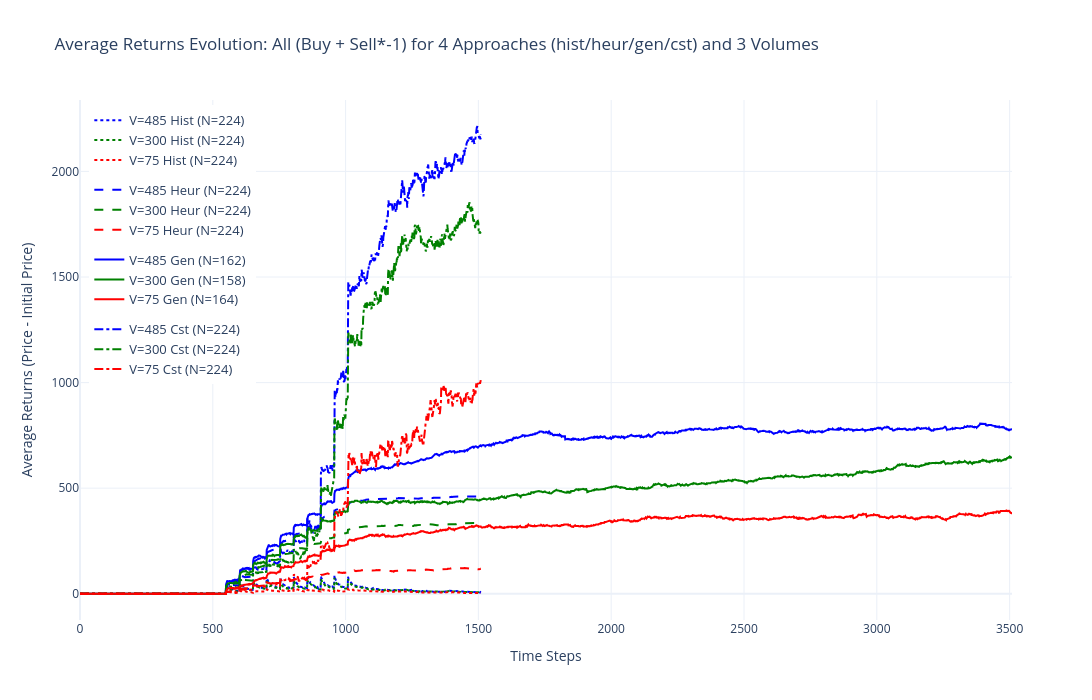

Source (notebook cell):
### Code cell
# ===== Compare 4 approaches: hist / heur / gen / cst for multiple volumes =====

# --- Define experiment configs for each volume ---
# You can fill in the experiment names for vol2 and vol3 below

volume_experiments = {
    "vol1": {  # 485
        "label": "V=485",
        "color": "blue",
        "approaches": {
            "hist": {
                "buy": 'exp_11_20251002_233705_hist_buy_485_b0_b7',
                "sell": 'exp_12_20251002_234327_hist_sell_485_b0_b7',
            },
            "heur": {
                "buy": 'exp_17_20251002_210350_heur_buy_485_b0_b7',
                "sell": 'exp_18_20251002_210917_heur_sell_485_b0_b7',
            },
            "gen": {
                "buy": 'exp_5_20250923_202808_gen_buy_485_b0_b7',
                "sell": 'exp_6_20250924_005646_gen_sell_485_b0_b7',
            },
            "cst": {
                "buy": 'exp_23_20251204_174747_cst_buy_485_b0_b7',
                "sell": 'exp_24_20251204_174820_cst_sell_485_b0_b7',
            }
        }
    },
    "vol2": {  # 300
        "label": "V=300",
        "color": "green",
        "approaches": {
            "hist": {
                "buy": 'exp_9_20251002_232519_hist_buy_300_b0_b7',
                "sell": 'exp_10_20251002_233013_hist_sell_300_b0_b7',
            },
            "heur": {
                "buy": 'exp_15_20251002_171016_heur_buy_300_b0_b7',
                "sell": 'exp_16_20251002_201550_heur_sell_300_b0_b7',
            },
            "gen": {
                "buy": 'exp_3_20250923_104218_gen_buy_300_b0_b7',
                "sell": 'exp_4_20250923_154415_gen_sell_300_b0_b7',
            },
            "cst": {
                "buy": 'exp_21_20251204_174617_cst_buy_300_b0_b7',
                "sell": 'exp_22_20251204_174707_cst_sell_300_b0_b7',
            }
        }
    },
    "vol3": {  # 75
        "label": "V=75",
        "color": "red",
        "approaches": {
            "hist": {
                "buy": 'exp_7_20251006_133342_hist_buy_75_b0_b7',
                "sell": 'exp_8_20251006_143539_hist_sell_75_b0_b7',
            },
            "heur": {
                "buy": 'exp_13_20251006_132251_heur_buy_75_b0_b7',
                "sell": 'exp_14_20251006_132807_heur_sell_75_b0_b7',
            },
            "gen": {
                "buy": 'exp_1_20251005_220723_gen_buy_75_b0_b7',
                "sell": 'exp_2_20251006_023201_gen_sell_75_b0_b7',
            },
            "cst": {
                "buy": 'exp_19_20251204_174250_cst_buy_75_b0_b7',
                "sell": 'exp_20_20251204_174357_cst_sell_75_b0_b7',
            }
        }
    }
}

# --- Line style for each approach ---
approach_linestyle = {
    "hist": "dot",
    "heur": "dash",
    "gen": "solid",
    "cst": "dashdot"
}

approach_labels = {
    "hist": "Hist",
    "heur": "Heur",
    "gen": "Gen",
    "cst": "Cst"
}

sample_day_map = pd.read_csv(f'/app/batches_equal_sample_day_map.csv')

# --- Load and process data for all volumes and approaches ---
all_returns_stats = {}

for vol_key, vol_cfg in volume_experiments.items():
    all_returns_stats[vol_key] = {}
    for approach, exp in vol_cfg["approaches"].items():
        # Load sample indices after book filtration
        try:
            merged_buy_indx = pd.read_csv(f'/app/data_saved/b0_b7_aggresive/{exp["buy"]}/samples_after_book_filtration.csv')
            merged_sell_indx = pd.read_csv(f'/app/data_saved/b0_b7_aggresive/{exp["sell"]}/samples_after_book_filtration.csv')
        except Exception as e:
            print(f"Skip {vol_key}-{approach}: {e}")
            continue
        buy_sample_indices = set(merged_buy_indx['samples after book filtration'])
        sell_sample_indices = set(merged_sell_indx['samples after book filtration'])
        common_sample_indices_set = buy_sample_indices & sell_sample_indices

        # Load full filtered_merged.pkl for buy/sell
        try:
            with open(f'/app/data_saved/b0_b7_aggresive/{exp["buy"]}/filtered_merged.pkl', 'rb') as f:
                merged_buy_full = pickle.load(f)
            with open(f'/app/data_saved/b0_b7_aggresive/{exp["sell"]}/filtered_merged.pkl', 'rb') as f:
                merged_sell_full = pickle.load(f)
        except Exception as e:
            print(f"Skip {vol_key}-{approach}: {e}")
            continue

        # Filter to only common sample indices
        merged_buy = merged_buy_full[merged_buy_full.id.isin(common_sample_indices_set)].copy()
        merged_sell = merged_sell_full[merged_sell_full.id.isin(common_sample_indices_set)].copy()

        # Add suffix to id to distinguish buy/sell
        merged_buy_prefixed = merged_buy.copy()
        merged_buy_prefixed['id'] = merged_buy_prefixed['id'].astype(str) + '_buy'
        merged_sell_prefixed = merged_sell.copy()
        merged_sell_prefixed['id'] = merged_sell_prefixed['id'].astype(str) + '_sell'

        # Combine buy and sell
        combined_df = pd.concat([merged_buy_prefixed, merged_sell_prefixed], ignore_index=True)

        # --- Compute returns ---
        all_returns = []
        buy_returns = []
        sell_returns = []

        for _, row in combined_df.iterrows():
            data_array = np.array(row['merged_data'])
            returns = data_array - data_array[0]
            if row['id'].endswith('_buy'):
                buy_returns.append(returns)
                all_returns.append(returns)
            elif row['id'].endswith('_sell'):
                sell_returns_inverted = returns * -1.0
                sell_returns.append(sell_returns_inverted)
                all_returns.append(sell_returns_inverted)

        buy_returns = np.array(buy_returns)
        sell_returns = np.array(sell_returns)
        all_returns = np.array(all_returns)

        avg_all_returns = np.mean(all_returns, axis=0)
        std_all_returns = np.std(all_returns, axis=0)
        avg_buy_returns = np.mean(buy_returns, axis=0)
        std_buy_returns = np.std(buy_returns, axis=0)
        avg_sell_returns = np.mean(sell_returns, axis=0)
        std_sell_returns = np.std(sell_returns, axis=0)

        all_returns_stats[vol_key][approach] = {
            "avg_all": avg_all_returns,
            "std_all": std_all_returns,
            "avg_buy": avg_buy_returns,
            "std_buy": std_buy_returns,
            "avg_sell": avg_sell_returns,
            "std_sell": std_sell_returns,
            "n_all": len(all_returns),
            "n_buy": len(buy_returns),
            "n_sell": len(sell_returns)
        }

        print(f"\n[{vol_cfg['label']}][{approach_labels[approach]}] buy: {len(buy_returns)}, sell: {len(sell_returns)}, total: {len(all_returns)}")

# --- Plot: Compare all approaches for all volumes ---

import plotly.graph_objects as go
import numpy as np

fig = go.Figure()

# For legend grouping, now including cst
legendgroup_map = {
    "hist": "Hist",
    "heur": "Heur",
    "gen": "Gen",
    "cst": "Cst"
}

# Use the time axis from the first available approach
for vol_key, vol_cfg in volume_experiments.items():
    for approach in ["hist", "heur", "gen", "cst"]:
        stats = all_returns_stats.get(vol_key, {}).get(approach, None)
        if stats is None:
            continue
        x_axis = list(range(len(stats["avg_all"])))
        color = vol_cfg["color"]
        dash = approach_linestyle[approach]
        label = f"{vol_cfg['label']} {approach_labels[approach]}"
        legendgroup = legendgroup_map[approach]
        # Plot avg_all
        fig.add_trace(go.Scatter(
            x=x_axis,
            y=stats["avg_all"],
            mode='lines',
            name=label + f" (N={stats['n_all']})",
            line=dict(color=color, width=2, dash=dash),
            legendgroup=legendgroup,
        ))
        # Optionally, plot buy/sell separately as thinner lines:
        # fig.add_trace(go.Scatter(
        #     x=x_axis,
        #     y=stats["avg_buy"],
        #     mode='lines',
        #     name=label + " Buy",
        #     line=dict(color=color, width=1, dash=dash),
        #     legendgroup=legendgroup,
        #     showlegend=False
        # ))
        # fig.add_trace(go.Scatter(
        #     x=x_axis,
        #     y=stats["avg_sell"],
        #     mode='lines',
        #     name=label + " Sell*-1",
        #     line=dict(color=color, width=1, dash=dash),
        #     legendgroup=legendgroup,
        #     showlegend=False
        # ))

fig.update_layout(
    title='Average Returns Evolution: All (Buy + Sell*-1) for 4 Approaches (hist/heur/gen/cst) and 3 Volumes',
    xaxis_title='Time Steps',
    yaxis_title='Average Returns (Price - Initial Price)',
    width=1200,
    height=700,
    legend=dict(x=0.01, y=0.99, font=dict(size=13)),
    template='plotly_white'
)

fig.show()

print("\nPlotted average returns for all approaches (hist/heur/gen/cst) and all volumes:")
for vol_key, vol_cfg in volume_experiments.items():
    for approach in ["hist", "heur", "gen", "cst"]:
        stats = all_returns_stats.get(vol_key, {}).get(approach, None)
        if stats is not None:
            print(f"- {vol_cfg['label']} {approach_labels[approach]}: All={stats['n_all']}, Buy={stats['n_buy']}, Sell={stats['n_sell']}")
print("  (Sell returns are multiplied by -1 for comparison)")
print("  Color: volume, Line style: approach (dot=hist, dash=heur, solid=gen, dashdot=cst)")

### Figure 1 — Plotly figure (JSON) as saved in the notebook; plotly's stock layout.template omitted (floating-point values rounded to 4 significant figures; data arrays with more than 128 entries replaced by an {"elided": "..."} marker saying what was removed)
{"data": [{"legendgroup": "Hist", "line": {"color": "blue", "dash": "dot", "width": 2}, "mode": "lines", "name": "V=485 Hist (N=224)", "type": "scatter", "x": {"elided": "1510 int values"}, "y": {"elided": "1510 float values"}}, {"legendgroup": "Heur", "line": {"color": "blue", "dash": "dash", "width": 2}, "mode": "lines", "name": "V=485 Heur (N=224)", "type": "scatter", "x": {"elided": "1510 int values"}, "y": {"elided": "1510 float values"}}, {"legendgroup": "Gen", "line": {"color": "blue", "dash": "solid", "width": 2}, "mode": "lines", "name": "V=485 Gen (N=162)", "type": "scatter", "x": {"elided": "3510 int values"}, "y": {"elided": "3510 float values"}}, {"legendgroup": "Cst", "line": {"color": "blue", "dash": "dashdot", "width": 2}, "mode": "lines", "name": "V=485 Cst (N=224)", "type": "scatter", "x": {"elided": "1510 int values"}, "y": {"elided": "1510 float values"}}, {"legendgroup": "Hist", "line": {"color": "green", "dash": "dot", "width": 2}, "mode": "lines", "name": "V=300 Hist (N=224)", "type": "scatter", "x": {"elided": "1510 int values"}, "y": {"elided": "1510 float values"}}, {"legendgroup": "Heur", "line": {"color": "green", "dash": "dash", "width": 2}, "mode": "lines", "name": "V=300 Heur (N=224)", "type": "scatter", "x": {"elided": "1510 int values"}, "y": {"elided": "1510 float values"}}, {"legendgroup": "Gen", "line": {"color": "green", "dash": "solid", "width": 2}, "mode": "lines", "name": "V=300 Gen (N=158)", "type": "scatter", "x": {"elided": "3510 int values"}, "y": {"elided": "3510 float values"}}, {"legendgroup": "Cst", "line": {"color": "green", "dash": "dashdot", "width": 2}, "mode": "lines", "name": "V=300 Cst (N=224)", "type": "scatter", "x": {"elided": "1510 int values"}, "y": {"elided": "1510 float values"}}, {"legendgroup": "Hist", "line": {"color": "red", "dash": "dot", "width": 2}, "mode": "lines", "name": "V=75 Hist (N=224)", "type": "scatter", "x": {"elided": "1510 int values"}, "y": {"elided": "1510 float values"}}, {"legendgroup": "Heur", "line": {"color": "red", "dash": "dash", "width": 2}, "mode": "lines", "name": "V=75 Heur (N=224)", "type": "scatter", "x": {"elided": "1510 int values"}, "y": {"elided": "1510 float values"}}, {"legendgroup": "Gen", "line": {"color": "red", "dash": "solid", "width": 2}, "mode": "lines", "name": "V=75 Gen (N=164)", "type": "scatter", "x": {"elided": "3510 int values"}, "y": {"elided": "3510 float values"}}, {"legendgroup": "Cst", "line": {"color": "red", "dash": "dashdot", "width": 2}, "mode": "lines", "name": "V=75 Cst (N=224)", "type": "scatter", "x": {"elided": "1510 int values"}, "y": {"elided": "1510 float values"}}], "layout": {"height": 700, "legend": {"font": {"size": 13}, "x": 0.01, "y": 0.99}, "title": {"text": "Average Returns Evolution: All (Buy + Sell*-1) for 4 Approaches (hist/heur/gen/cst) and 3 Volumes"}, "width": 1200, "xaxis": {"title": {"text": "Time Steps"}}, "yaxis": {"title": {"text": "Average Returns (Price - Initial Price)"}}}}
